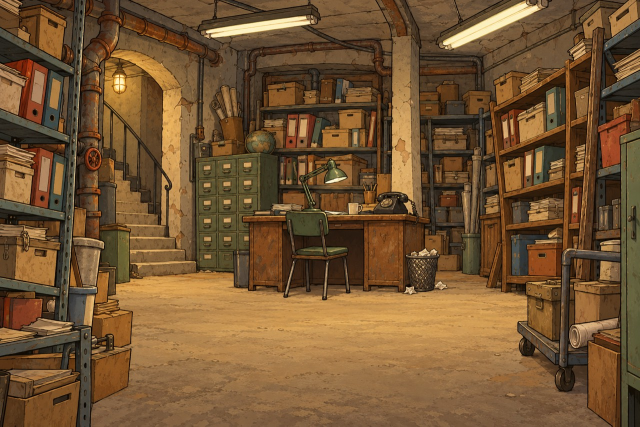
#> input picture prototyp/obrazky/archiv.jpg, 1280 x 853 px (shown at 1/2 size)
$ python vestibul_ukazatel.py ../../prototyp/obrazky/archiv.jpg ../../prototyp/obrazky/namesti_den.jpg
#> lines starting #> are read from the running program, lines starting #| are printed output that depends on the picture; after the words box and inside, x2 and y2 are one past the last pixel; in counts of white or black regions, pixels touching at a corner belong together
"""Stojací ukazatel k archivu ve vestibulu (D93): plechová cedule se šipkou dolů na sloupku
s patkou. Dřív visela cedule na vrátnici a rohem zasahovala do skla.
Použití: vestibul_ukazatel.py <cedule.png> <výstup.png>   (cedule je výřez z listu vestibul-kulisy)
Potřebuje Pillow."""
import sys

from PIL import Image, ImageDraw, ImageFilter

OBRYS = (58, 36, 18, 255)
KOV = (96, 104, 100, 255)
KOV_SVETLO = (128, 136, 130, 255)
REZ = (140, 88, 52, 255)
Z = 4


def ukazatel(cedule_png, vystup_png, meritko=0.8, sloupek=150):
#> called with cedule_png = '../../prototyp/obrazky/archiv.jpg', vystup_png = '../../prototyp/obrazky/namesti_den.jpg', meritko = 0.8, sloupek = 150
    c = Image.open(cedule_png).convert("RGBA")
    c = c.resize((round(c.width * meritko), round(c.height * meritko)), Image.LANCZOS)
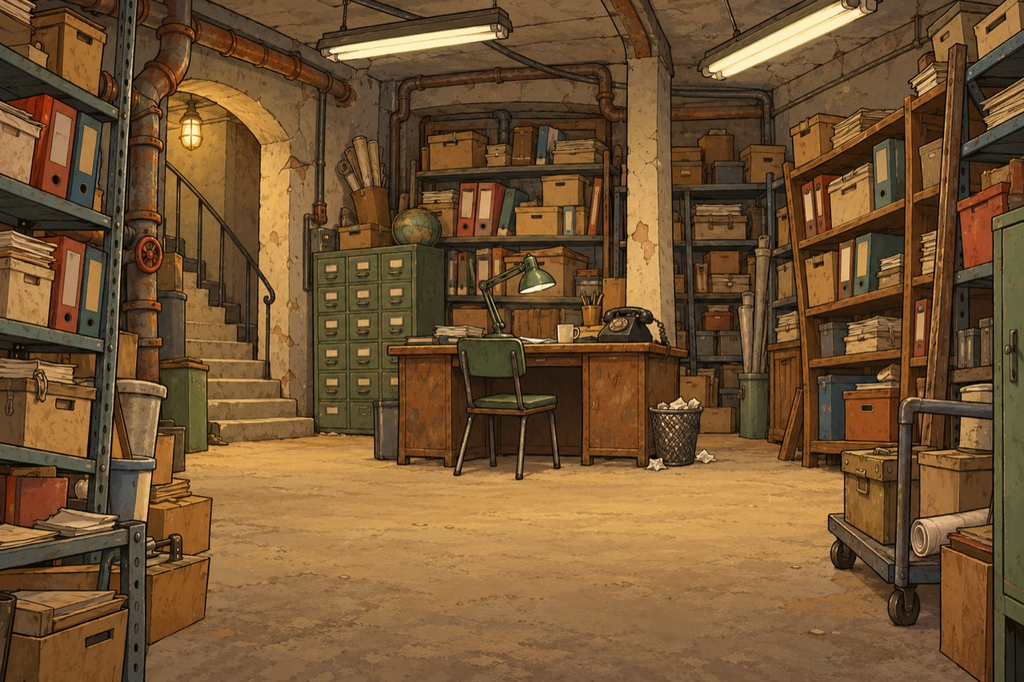
#> c: PIL image 1024x682 RGBA; mean R, G, B, A 115.5, 84.5, 50.3, 255
    w, h = c.width + 16, c.height + sloupek + 14
#> w = 1040; h = 846
    im = Image.new("RGBA", (w * Z, h * Z), (0, 0, 0, 0))
#> im: PIL image 4160x3384 RGBA; every value is 0
    d = ImageDraw.Draw(im)
    sx = w * Z // 2
#> sx = 2080
    # stín patky na podlaze
    stin = Image.new("L", im.size, 0)
#> stin: PIL image 4160x3384 L; every value is 0
    ImageDraw.Draw(stin).ellipse((sx - 44 * Z, (h - 16) * Z, sx + 44 * Z, (h - 1) * Z), fill=110)
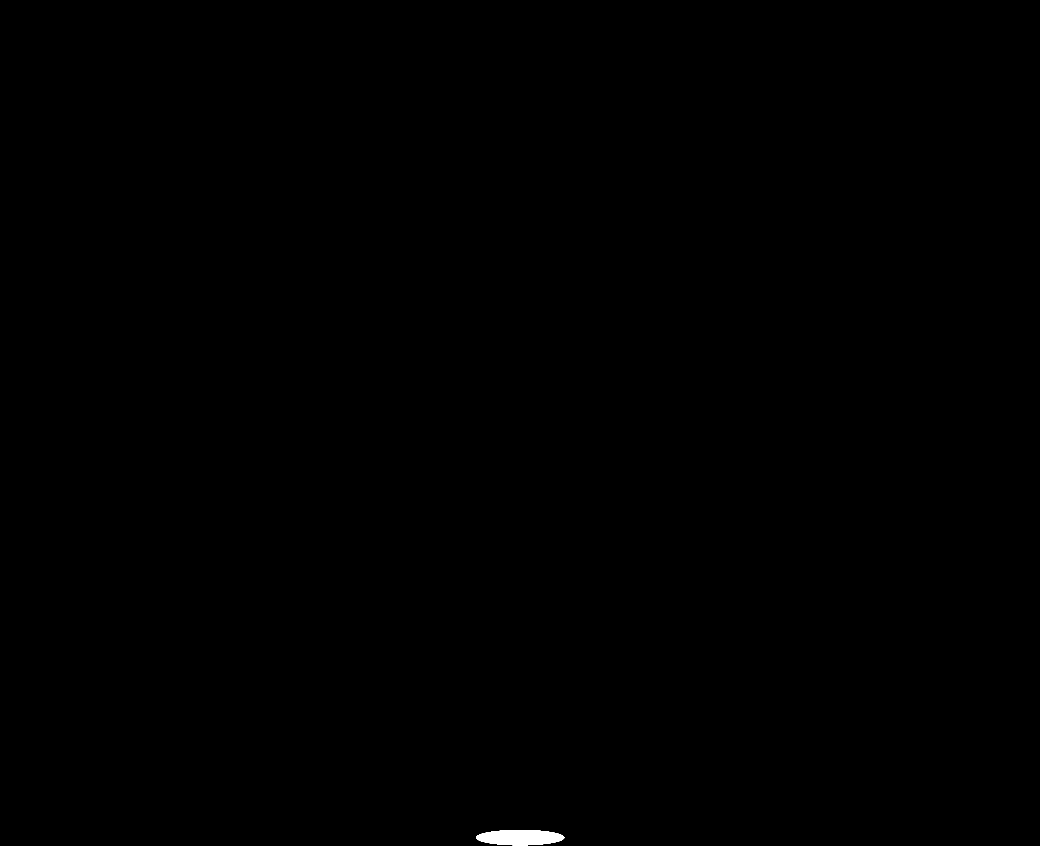
#> stin: PIL image 4160x3384 L (shown at 1/4 size); values 0 (black) and 110 (white), 0.12% white; 1 white region, box (x1, y1, x2, y2) and area: (1904, 3320, 2257, 3381) 16941
    im.paste(Image.new("RGBA", im.size, (40, 22, 8, 255)), (0, 0), stin.filter(ImageFilter.GaussianBlur(4 * Z)))
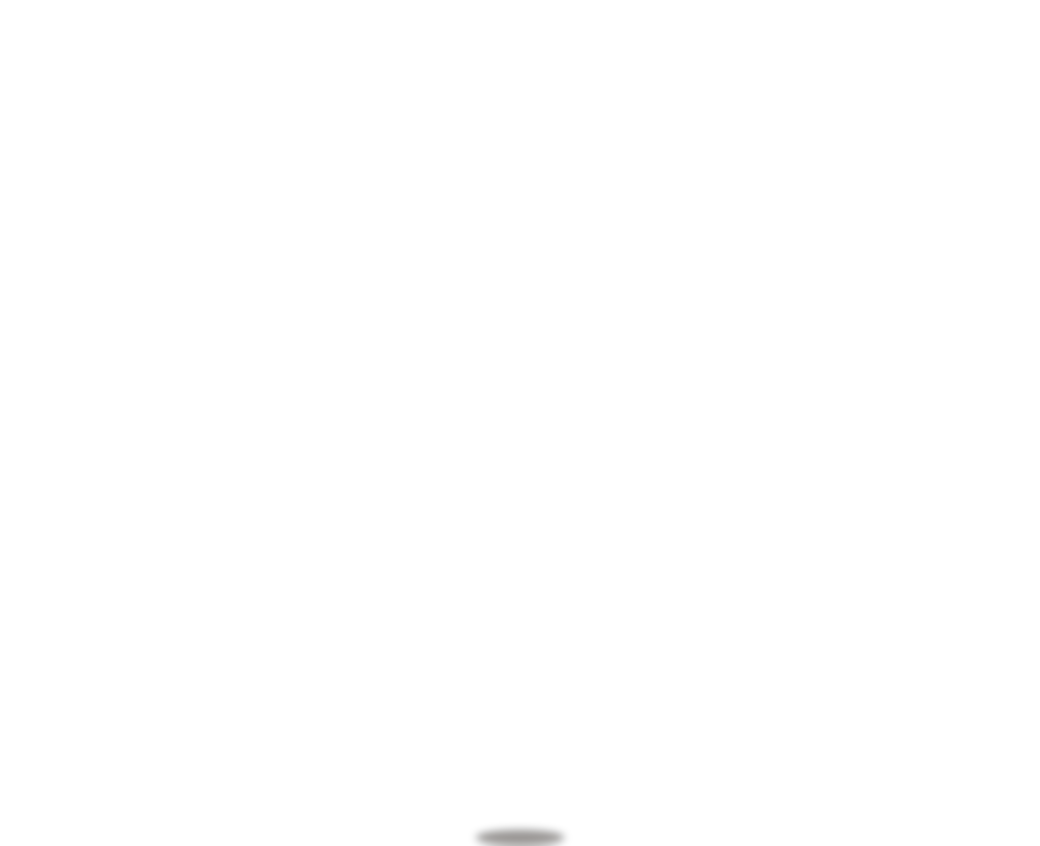
#> im: PIL image 4160x3384 RGBA (shown at 1/4 size); mean R, G, B, A 0, 0, 0, 0.1; transparent parts drawn white
    d = ImageDraw.Draw(im)
    # sloupek: lehce křivý, s obrysem a světlým pruhem
    nahore, dole = (c.height - 14) * Z, (h - 12) * Z
#> nahore = 2672; dole = 3336
    d.polygon([(sx - 6 * Z, nahore), (sx + 5 * Z, nahore), (sx + 7 * Z, dole), (sx - 5 * Z, dole)],
              fill=KOV, outline=OBRYS, width=2 * Z)
    d.line((sx - 2 * Z, nahore + 6 * Z, sx - 1 * Z, dole - 6 * Z), fill=KOV_SVETLO, width=2 * Z)
    d.ellipse((sx - 3 * Z, nahore + 60 * Z, sx + 4 * Z, nahore + 78 * Z), fill=REZ)
    # patka
    d.rounded_rectangle((sx - 30 * Z, dole - 4 * Z, sx + 30 * Z, dole + 8 * Z), radius=5 * Z,
                        fill=KOV, outline=OBRYS, width=2 * Z)
    d.line((sx - 22 * Z, dole, sx + 20 * Z, dole), fill=KOV_SVETLO, width=2 * Z)
    im = im.resize((w, h), Image.LANCZOS)
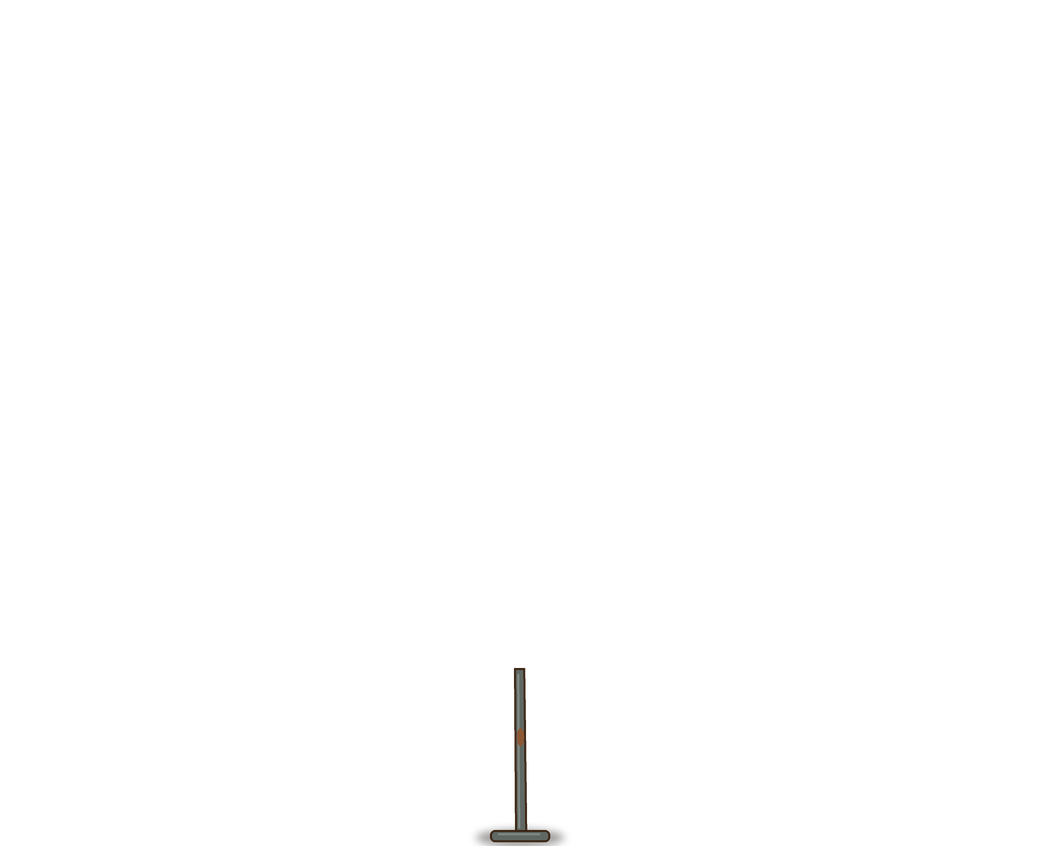
#> im: PIL image 1040x846 RGBA; mean R, G, B, A 0.3, 0.3, 0.2, 0.8; transparent parts drawn white
    im.alpha_composite(c, ((w - c.width) // 2, 0))
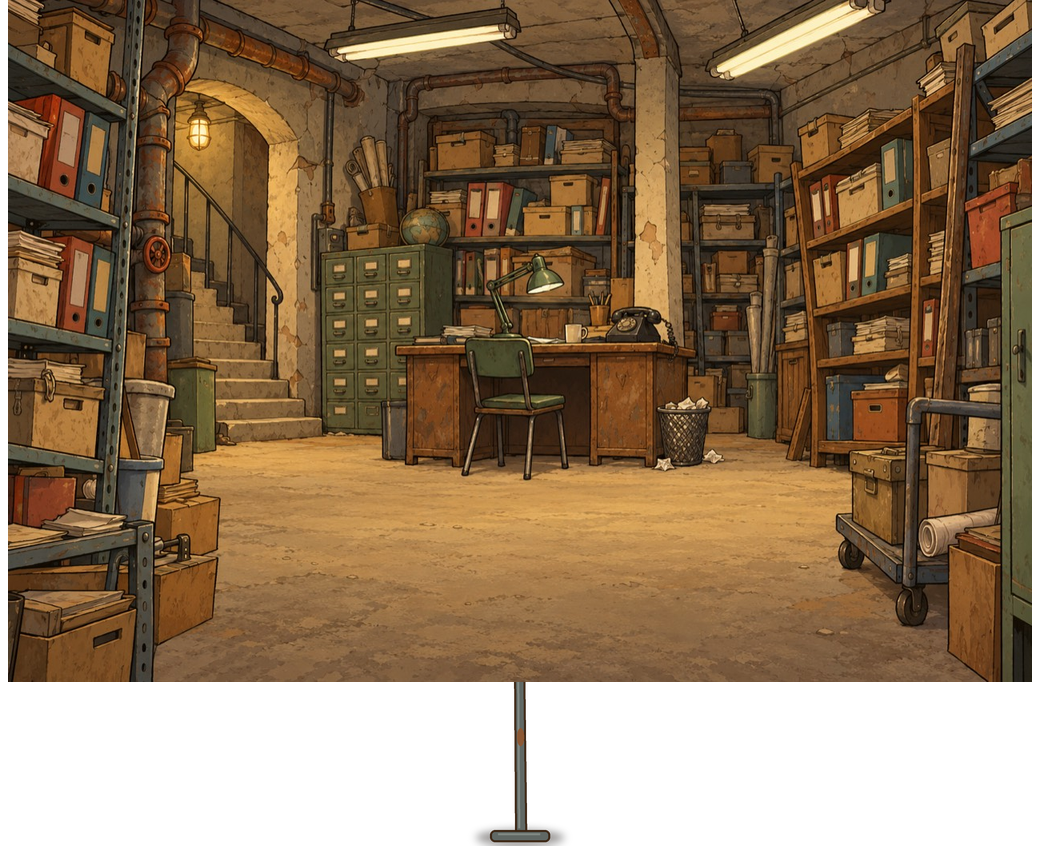
#> im: PIL image 1040x846 RGBA; mean R, G, B, A 91.9, 67.3, 40.1, 203.2; transparent parts drawn white
    im.save(vystup_png)
    print(f"{vystup_png}: {im.size}")
#| ../../prototyp/obrazky/namesti_den.jpg: (1040, 846)


if __name__ == "__main__":
    if len(sys.argv) < 3:
        sys.exit(__doc__)
    ukazatel(sys.argv[1], sys.argv[2])

$ run again, on prototyp/obrazky/pozadi_namesti.jpg
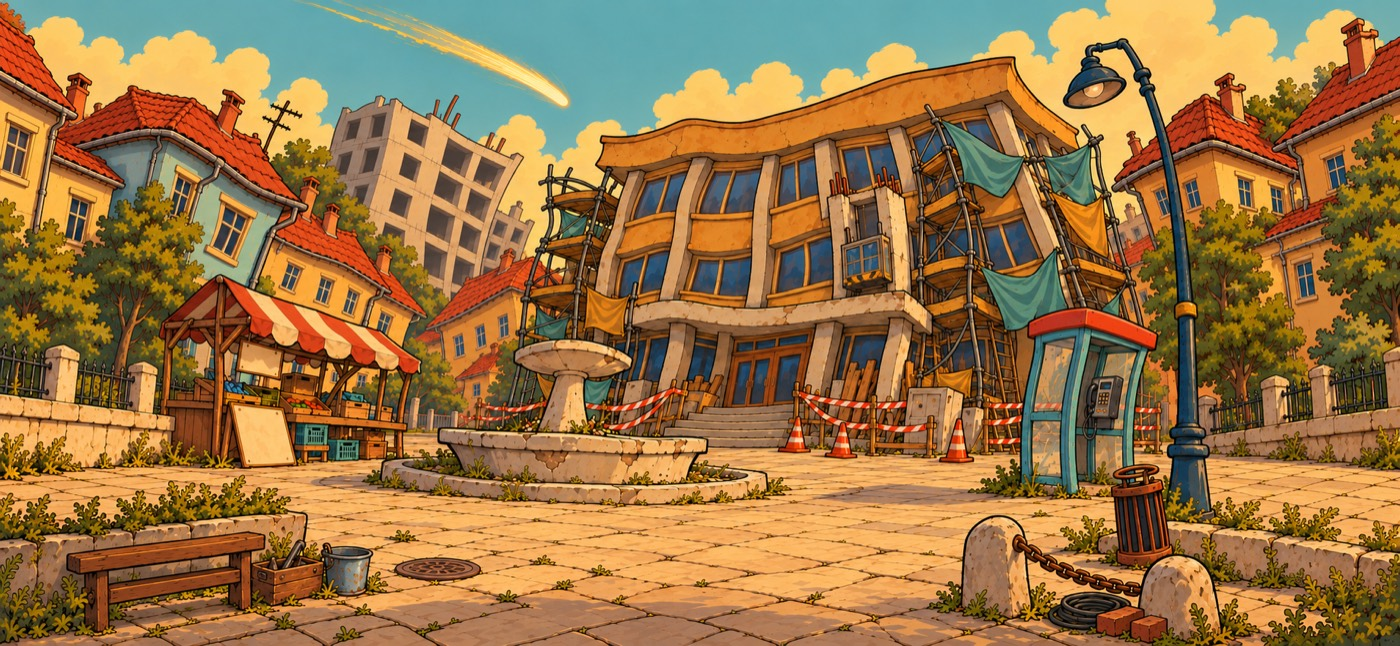
#> input picture prototyp/obrazky/pozadi_namesti.jpg, 1400 x 646 px
#> in ukazatel, `im.alpha_composite(c, ((w - c.width) // 2, 0))`:
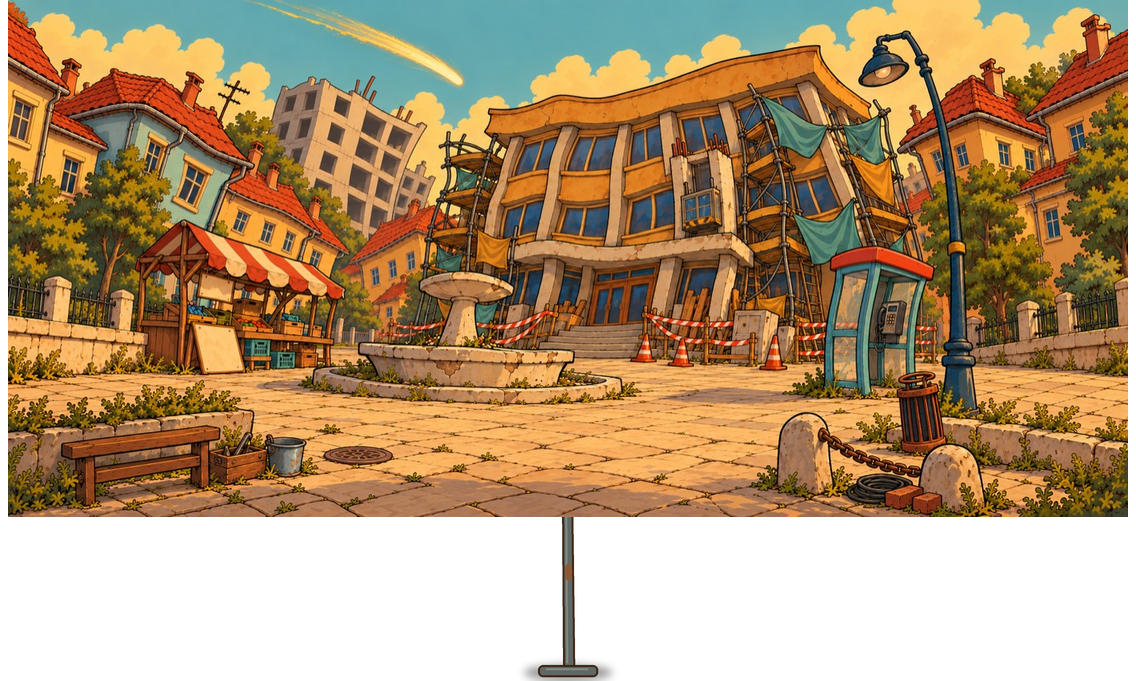
#> im: PIL image 1136x681 RGBA; mean R, G, B, A 115.5, 88.3, 53.5, 191.7; transparent parts drawn white
#| ../../prototyp/obrazky/pozadi_namesti.jpg: (1136, 681)
